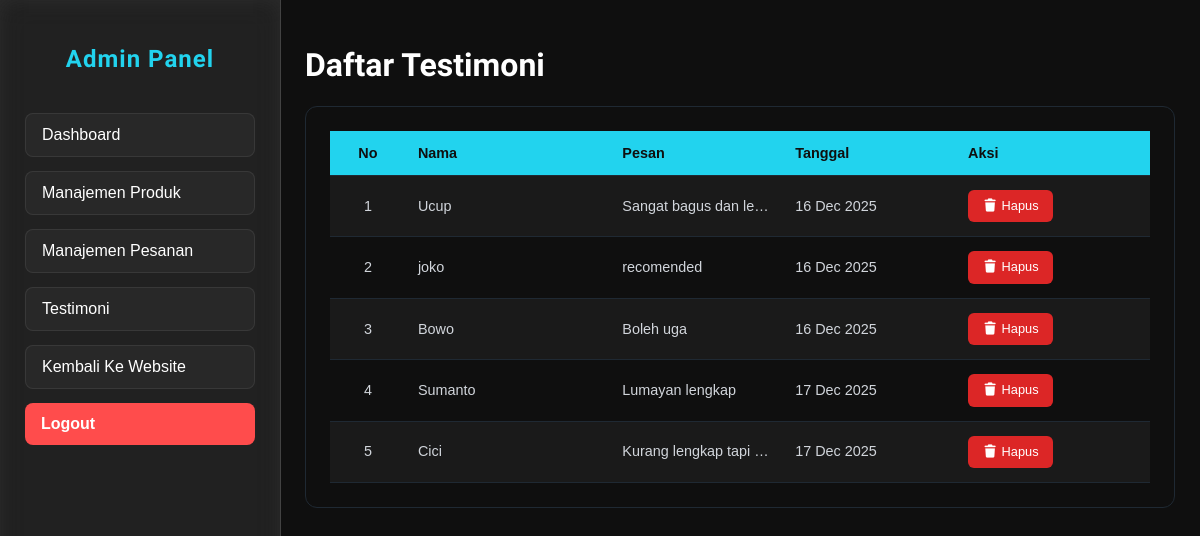
/pages/admin/testimoni.php (signed in), run on an earlier commit of the app's database.
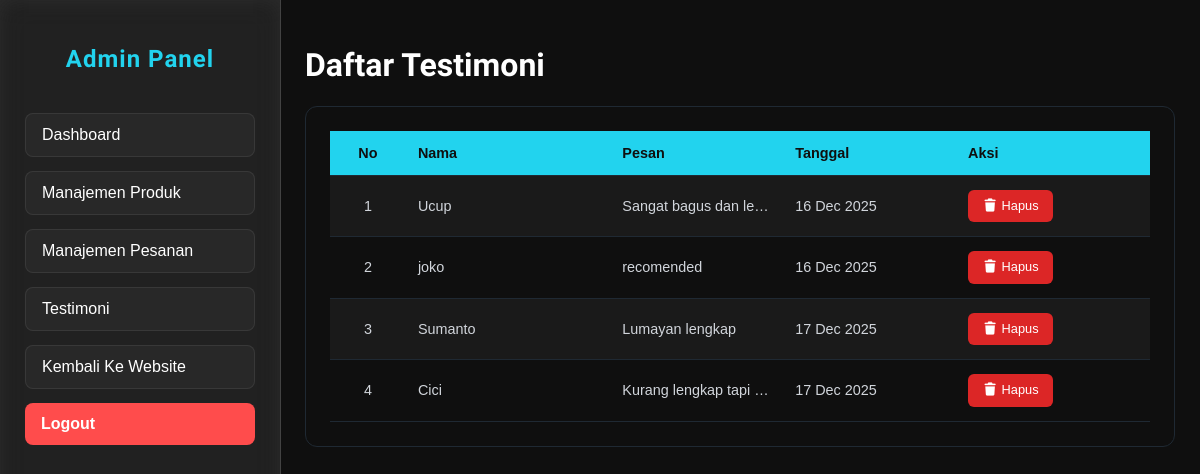
And on a later commit of the database.
### tables this page shows
CREATE TABLE `testimonials` (
  `id` int(11) NOT NULL,
  `nama` varchar(50) NOT NULL,
  `pesan` text NOT NULL,
  `created_at` datetime DEFAULT current_timestamp()
);

### pages/admin/testimoni.php (the view, shortened to what this page needs)
<?php
include '../../config/koneksi.php';
$testimoni = mysqli_query(
    $conn,
    "SELECT * FROM testimonials ORDER BY created_at ASC"
);
?>
<?php include 'metaAdmin.php'; ?>
<body>
    <?php include 'sidebar.php'; ?>
    <div class="main-content">
        <div class="content-wrapper">
            <header>
                <h1>Daftar Testimoni</h1>
            </header>
            <div class="table-wrapper">
                <table>
                    <tr>
                        <th>No</th>
                        <th>Nama</th>
                        <th>Pesan</th>
                        <th>Tanggal</th>
                        <th>Aksi</th>
                    </tr>
                    <?php
                    $no = 1;
                    if ($testimoni && mysqli_num_rows($testimoni) > 0) {
                        while ($t = mysqli_fetch_assoc($testimoni)) {
                    ?>
                            <tr>
                                <td><?= $no++; ?></td>
                                <td><?= htmlspecialchars($t['nama']); ?></td>
                                <td><?= htmlspecialchars($t['pesan']); ?></td>
                                <td><?= date('d M Y', strtotime($t['created_at'])); ?></td>
                                <td>
                                    <a class="action-btn-del"
                                        href="../../controllers/deleteTestimoni.php?id=<?= $t['id']; ?>"
                                        onclick="return confirm('Hapus testimoni ini?')">
                                        <i class="fa-solid fa-trash"></i> Hapus
                                    </a>
                                </td>
                            </tr>
                        <?php
                        }
                    } ?>
                </table>
            </div>
        </div>

What changed in the data, as far as the page shows it:
removed testimonials: nama "Bowo", pesan "Boleh uga", created_at "16 Dec 2025"
